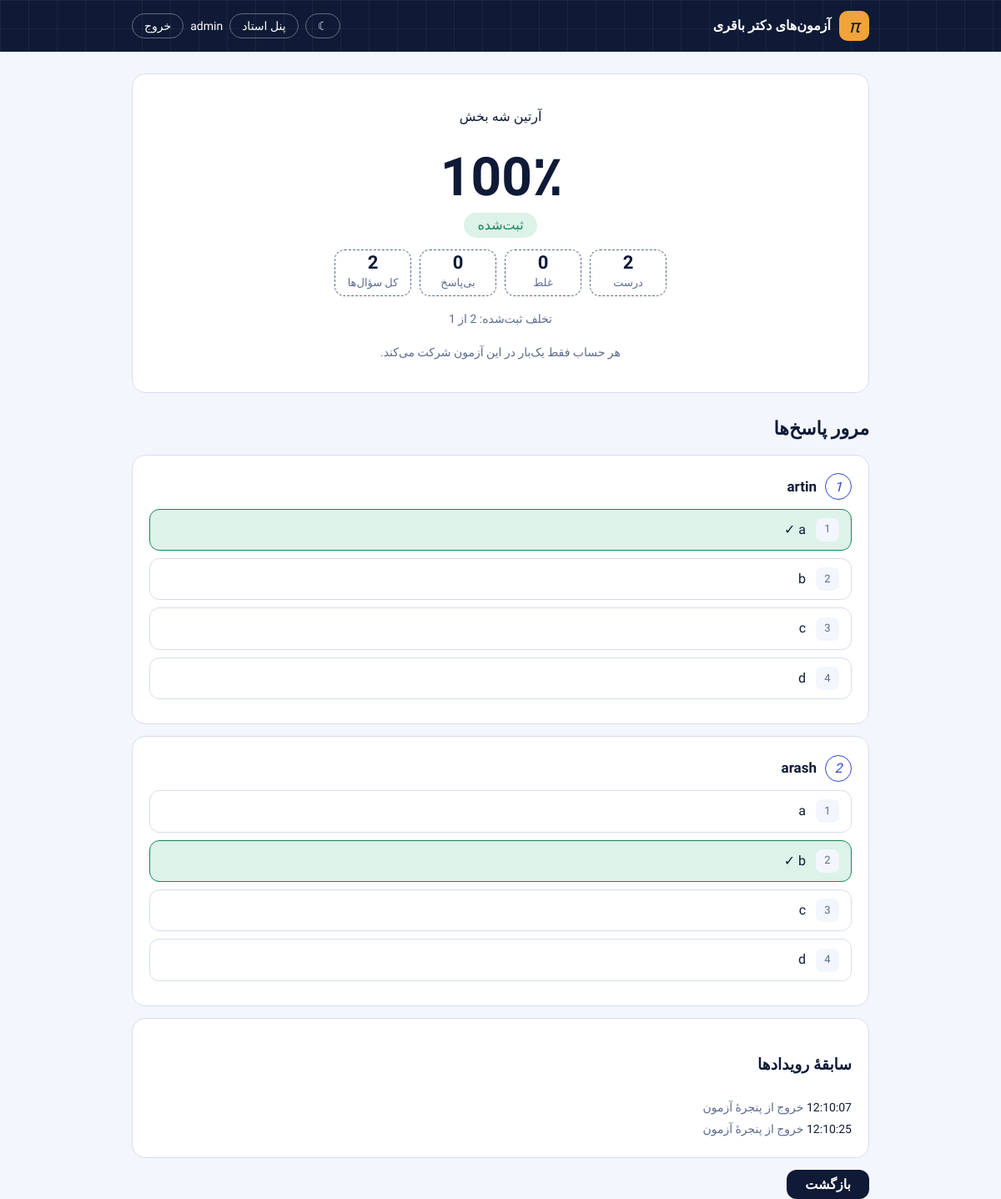
The app's page /attempt/3/result/ (signed in) with its own data.
### exams/models.py (models this page shows, shortened)
class Attempt(models.Model):
    class Status(models.TextChoices):
        IN_PROGRESS = "in_progress", "در حال برگزاری"
        SUBMITTED = "submitted", "ثبت‌شده"
        DISQUALIFIED = "disqualified", "ابطال‌شده به‌دلیل تخلف"
        EXPIRED = "expired", "پایان زمان"
    user = models.ForeignKey(settings.AUTH_USER_MODEL, on_delete=models.PROTECT, related_name="attempts")
    exam = models.ForeignKey(Exam, on_delete=models.PROTECT, related_name="attempts")
    questions = models.ManyToManyField(Question, blank=True)  # مجموعهٔ سؤال‌های همین نفر (ثابت‌شده هنگام شروع)
    started_at = models.DateTimeField(auto_now_add=True)
    deadline = models.DateTimeField()
    finished_at = models.DateTimeField(null=True, blank=True)
    status = models.CharField(max_length=20, choices=Status.choices, default=Status.IN_PROGRESS)
    score = models.FloatField(null=True, blank=True)
    total = models.PositiveSmallIntegerField(default=0)
    answered = models.PositiveSmallIntegerField(default=0)
    correct = models.PositiveSmallIntegerField(default=0)
    violations = models.PositiveSmallIntegerField(default=0)
    class Meta:
        constraints = [
            models.UniqueConstraint(fields=["user", "exam"], name="one_attempt_per_user_exam"),
            models.CheckConstraint(condition=Q(score__isnull=True) | (Q(score__gte=0) & Q(score__lte=100)),
                                   name="score_in_0_100"),
        ]

class Exam(models.Model):
    class ResultMode(models.TextChoices):
        IMMEDIATE = "immediate", "بلافاصله پس از پایان آزمون"
        SCHEDULED = "scheduled", "در زمان مشخص‌شده توسط استاد"
    title = models.CharField("عنوان", max_length=200)
    description = models.TextField("توضیحات", blank=True)
    duration_minutes = models.PositiveSmallIntegerField("مدت (دقیقه)", validators=[MinValueValidator(1)])
    max_violations = models.PositiveSmallIntegerField("حداکثر تخلف مجاز", default=3, validators=[MinValueValidator(1)])
    shuffle_questions = models.BooleanField("ترتیب سؤال‌ها تصادفی باشد", default=True)
    shuffle_options = models.BooleanField("ترتیب گزینه‌ها تصادفی باشد", default=True)
    result_mode = models.CharField("زمان اعلام نتیجه", max_length=12, choices=ResultMode.choices, default=ResultMode.IMMEDIATE)
    results_release_at = models.DateTimeField("زمان اعلام نتیجه", null=True, blank=True,
                                              help_text="فقط وقتی «در زمان مشخص» انتخاب شده لازم است.")
    show_answers = models.BooleanField("همراه نتیجه، پاسخ صحیح و مرور سؤال‌ها نشان داده شود", default=False)
    allowed_groups = models.ManyToManyField(Group, blank=True, verbose_name="گروه‌های مجاز",
        help_text="خالی = همهٔ کاربران واردشده. در غیر این صورت فقط اعضای این گروه‌ها (مثلاً یک کلاس) دسترسی دارند.")
    is_active = models.BooleanField("فعال", default=True)
    def results_open(self):
        return self.result_mode == self.ResultMode.IMMEDIATE or bool(
            self.results_release_at and timezone.now() >= self.results_release_at)

class Question(models.Model):
    exam = models.ForeignKey(Exam, on_delete=models.CASCADE, related_name="questions", null=True, blank=True)
    categories = models.ManyToManyField(Category, blank=True, related_name="questions", verbose_name="دسته‌بندی‌ها")
    tags = models.ManyToManyField(Tag, blank=True, related_name="questions", verbose_name="تگ‌ها")
    order = models.PositiveIntegerField("ترتیب", default=0)
    text = models.TextField("متن سؤال (فرمول با $...$)")
    option1 = models.CharField("گزینهٔ ۱", max_length=300)
    option2 = models.CharField("گزینهٔ ۲", max_length=300)
    option3 = models.CharField("گزینهٔ ۳", max_length=300, blank=True)
    option4 = models.CharField("گزینهٔ ۴", max_length=300, blank=True)
    correct = models.PositiveSmallIntegerField("گزینهٔ صحیح", choices=[(i, f"گزینهٔ {i}") for i in range(1, 5)], default=1)
    origin = models.ForeignKey("self", null=True, blank=True, editable=False, on_delete=models.SET_NULL, related_name="copies")
    class Meta:
        ordering = ["order", "id"]
        constraints = [
            models.CheckConstraint(condition=Q(correct__gte=1) & Q(correct__lte=4), name="correct_1_to_4"),
        ]

class Violation(models.Model):
    class Kind(models.TextChoices):
        TAB_HIDDEN = "tab_hidden", "تغییر تب یا مینیمایز"
        WINDOW_BLUR = "window_blur", "خروج از پنجرهٔ آزمون"
        COPY_PASTE = "copy_paste", "تلاش برای کپی یا چسباندن"
        RESUME = "resume", "بارگذاری مجدد صفحه (بدون جریمه)"
    attempt = models.ForeignKey(Attempt, on_delete=models.CASCADE, related_name="violation_log")
    kind = models.CharField(max_length=20, choices=Kind.choices)
    counted = models.BooleanField(default=True)
    ip = models.GenericIPAddressField(null=True, blank=True)
    user_agent = models.CharField(max_length=300, blank=True)
    created_at = models.DateTimeField(auto_now_add=True)
    class Meta:
        ordering = ["created_at"]

### exams/views.py (the view)
# urls.py: path("attempt/<int:attempt_id>/result/", v.result, name="result"),
@login_required
def result(request, attempt_id):
    a = get_object_or_404(Attempt.objects.select_related("exam"), pk=attempt_id, user=request.user)
    if a.status == S.IN_PROGRESS:
        return redirect("take", a.pk)
    ctx = {"a": a, "open": a.exam.results_open()}
    if ctx["open"]:  # تا زمان اعلام، هیچ نمره یا جزئیاتی به دانش‌آموز نمی‌رسد
        ctx.update(wrong=a.answered - a.correct, blank=a.total - a.answered, log=a.violation_log.all(),
                   rows=review_rows(a) if a.exam.show_answers else None)
    return render(request, "result.html", ctx)

### exams/views.py (called while the page is built)
def review_rows(a):
    answers = dict(a.answers.values_list("question_id", "selected"))
    rows = []
    for q in a.questions.all():
        sel = answers.get(q.pk)
        opts = [(n, t, n == q.correct, n == sel)
                for n, t in enumerate([q.option1, q.option2, q.option3, q.option4], 1) if t]
        rows.append({"q": q, "opts": opts, "sel": sel})
    return rows

### exams/templates/result.html (shortened to what this page needs)
{% extends "base.html" %}
{% block head %}{% include "_katex.html" %}{% endblock %}
{% block content %}
<section class="card score"><p>{{ a.exam.title }}</p>
{% if open %}
  <div class="big">{{ a.score|floatformat:"-1" }}٪</div>
  <span class="badge {{ a.status }}">{{ a.get_status_display }}</span>
  <div class="stats"><div><b>{{ a.correct }}</b>درست</div><div><b>{{ wrong }}</b>غلط</div><div><b>{{ blank }}</b>بی‌پاسخ</div><div><b>{{ a.total }}</b>کل سؤال‌ها</div></div>
  <p class="muted">تخلف ثبت‌شده: {{ a.violations }} از {{ a.exam.max_violations }}</p>
{% else %}
  <div class="big">✓</div><span class="badge submitted">پاسخ‌های شما ثبت شد</span>
  <p>نتیجه در تاریخ {{ a.exam.results_release_at|date:"Y/m/d" }} ساعت {{ a.exam.results_release_at|time:"H:i" }} اعلام می‌شود.</p>
{% endif %}
  <p class="muted">هر حساب فقط یک‌بار در این آزمون شرکت می‌کند.</p>
</section>
{% if rows %}{% include "_review.html" %}{% endif %}
{% if log %}<section class="card"><h3>سابقهٔ رویدادها</h3>
  <ul class="log">{% for v in log %}<li><span>{{ v.created_at|time:"H:i:s" }}</span> {{ v.get_kind_display }}</li>{% endfor %}</ul></section>{% endif %}
<a class="btn" href="{% url 'home' %}">بازگشت</a>
{% endblock %}

### exams/templates/base.html (shortened to what this page needs)
{% load static %}<!DOCTYPE html>
<html lang="fa" dir="rtl">
<head>
<link rel="stylesheet" href="{% static 'css/math.css' %}">
{% block head %}{% endblock %}
</head>
<body>
<header class="hero">
  <nav class="wrap">
    <a class="brand" href="{% url 'home' %}"><i>π</i>آزمون‌های دکتر باقری</a>
    <div class="who">
      <button class="ghost" id="theme" type="button" aria-label="تغییر تم روشن و تیره"></button>
      {% if user.is_staff %}<a class="ghost" href="{% url 'teacher_home' %}">پنل استاد</a>{% endif %}
      {% if user.is_authenticated %}<span>{{ user.username }}</span>
      <form method="post" action="{% url 'logout' %}">{% csrf_token %}<button class="ghost">خروج</button></form>
      {% else %}<a class="ghost" href="{% url 'login' %}">ورود</a><a class="ghost" href="{% url 'register' %}">ثبت‌نام</a>{% endif %}
    </div>
  </nav>
</header>
<main class="wrap">{% block content %}{% endblock %}</main>
</body>
</html>

### exams/templates/_review.html
<h2 class="sec">مرور پاسخ‌ها</h2>
{% for r in rows %}<section class="card"><h3 class="qt"><span class="idx">{{ forloop.counter }}</span>{{ r.q.text }}</h3>
{% for n, t, ok, sel in r.opts %}<div class="opt static {% if ok %}ok{% elif sel %}bad{% endif %}"><span class="b">{{ n }}</span>{{ t }}{% if ok %} ✓{% elif sel %} (پاسخ انتخاب‌شده){% endif %}</div>{% endfor %}
{% if r.sel is None %}<p class="muted">بی‌پاسخ</p>{% endif %}</section>{% endfor %}

### static/css/math.css (style rules this page uses)
:root { --ink:#0E1A36;--paper:#F3F6FC;--card:#fff;--line:#D6DDF0;--muted:#5C6B8F;--primary:#3347D6;--pencil:#F2A33A;--ok:#17865A;--bad:#C23B2A;--hero:#0E1A36;--btn:#0E1A36;--btn-ink:#fff;--sel:#E8EBFC;--okbg:#DDF2E8;--badbg:#F9E1DC;--serif:"STIX Two Text","Cambria Math",Georgia,serif }
* { box-sizing:border-box }
body { margin:0;background:var(--paper);color:var(--ink);font:16px/1.9 "Vazirmatn",Tahoma,sans-serif }
a { color:var(--primary) }
.wrap { max-width:920px;margin:0 auto;padding:0 18px }
.hero { background:var(--hero);color:#fff;background-image:linear-gradient(rgba(255,255,255,.05) 1px,transparent 1px),linear-gradient(90deg,rgba(255,255,255,.05) 1px,transparent 1px);background-size:34px 34px;margin-bottom:26px }
nav { display:flex;align-items:center;justify-content:space-between;gap:12px;height:62px }
.brand { display:flex;align-items:center;gap:10px;font-weight:800;color:#fff;text-decoration:none }
.brand i { font:italic 22px var(--serif);width:36px;height:36px;display:grid;place-items:center;border-radius:10px;background:var(--pencil);color:var(--hero) }
.who { display:flex;gap:8px;align-items:center;font-size:14px }
.who form { margin:0 }
.ghost { background:none;border:1px solid rgba(255,255,255,.35);color:#fff;border-radius:999px;padding:1px 14px;font:inherit;cursor:pointer;text-decoration:none }
.card { background:var(--card);border:1px solid var(--line);border-radius:16px;padding:20px;margin-bottom:14px }
.btn { display:inline-block;background:var(--btn);color:var(--btn-ink);border:0;border-radius:12px;padding:8px 22px;font:700 16px "Vazirmatn",sans-serif;cursor:pointer;text-decoration:none }
.muted { color:var(--muted);font-size:14px }
.idx { display:inline-grid;place-items:center;width:32px;height:32px;margin-inline-end:10px;border:1.5px solid var(--primary);border-radius:50%;font:italic 16px var(--serif);color:var(--primary) }
.opt { display:flex;gap:12px;align-items:center;width:100%;text-align:start;background:none;border:1.5px solid var(--line);border-radius:12px;padding:9px 14px;margin-bottom:9px;font:inherit;cursor:pointer;color:var(--ink) }
.opt .b { flex:none;width:28px;height:28px;display:grid;place-items:center;border-radius:8px;background:var(--paper);font-size:13px;color:var(--muted) }
.score { text-align:center }
.big { font:800 64px/1.3 "Vazirmatn",sans-serif }
.badge { display:inline-block;border-radius:999px;padding:0 16px;background:var(--sel);font-weight:500 }
.badge.submitted { background:var(--okbg);color:var(--ok) }
.log { list-style:none;margin:0;padding:0;color:var(--muted);font-size:14px }
.log span { font-variant-numeric:tabular-nums;color:var(--ink) }
.who .ghost { min-width:34px }
.sec { font-size:22px;margin:22px 0 10px }
.qt { font-size:17px;line-height:2;margin:0 0 10px }
.stats { display:flex;gap:10px;justify-content:center;flex-wrap:wrap;margin:14px 0 }
.stats div { min-width:92px;border:1px dashed var(--muted);border-radius:12px;padding:2px 12px;color:var(--muted);font-size:13px }
.stats b { display:block;font:800 22px "Vazirmatn",sans-serif;color:var(--ink) }
.opt.static { cursor:default }
.opt.ok { border-color:var(--ok);background:var(--okbg) }

### records on screen
Attempt: exam "آرتین شه بخش", score "100", status "ثبت‌شده", correct "2", total "2", exam.max_violations "1"
Question: q.text "artin", opts "1" "2" "3" "4", opts "b" "c" "d"
Question: q.text "arash", opts "1" "2" "3" "4", opts "a" "c" "d"
Violation: created_at "12:10:07", kind "خروج از پنجرهٔ آزمون"
Violation: created_at "12:10:25", kind "خروج از پنجرهٔ آزمون"

### other values on screen
{{ user.username }} "admin"
{{ wrong }} "0"
{{ blank }} "0"
